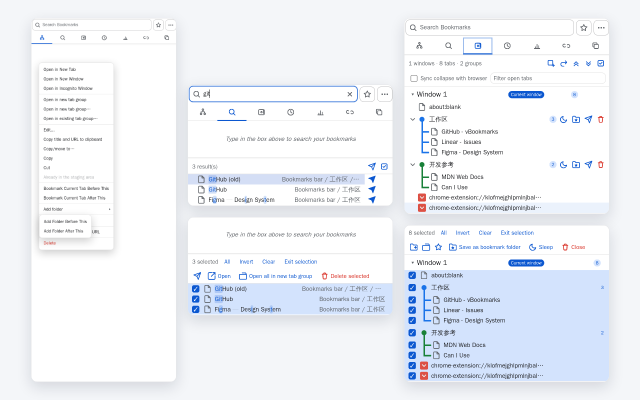
#> input picture assets/store/vBookmarks-promo.png, 1280 x 800 px (shown at 1/2 size)
$ python normalize-store-assets.py
#> lines starting #> are read from the running program, lines starting #| are printed output that depends on the picture
#!/usr/bin/env python3
"""normalize-store-assets.py — 把 assets/store/ 的上传图片规范化到 CWS 规格。

对清单里的每张图:
  1. 校验精确尺寸(截图一律 1280×800;小型宣传图块 440×280;marquee 1400×560);
  2. RGBA → RGB 扁平化(CWS 要求 24 位 PNG 无 alpha):以图的左上角色
     (各合成页自身的底色,全画幅铺满)为底做 alpha 合成,可见像素不变;
  3. 覆写为 optimize 的 RGB PNG。

任一张尺寸不符即报错退出(exit 1)—— 尺寸问题必须回 shots-store.js 修版式,
而不是在这里拉伸变形。

依赖 Pillow(发版维护者本机工具;pip install Pillow)。纯校验门禁另见
scripts/webstore/publish.js listing-draft(pngInfo,无需 Pillow)。
"""

import sys
from pathlib import Path

try:
    from PIL import Image
except ImportError:
    sys.exit("✖ 需要 Pillow:pip install Pillow(或用仓库 .venv 的 python3)")

REPO_ROOT = Path(__file__).resolve().parent.parent.parent
STORE = REPO_ROOT / "assets" / "store"

# 与 scripts/webstore/publish.js 的 UPLOAD_ROSTER 对齐;themes 是候选图
# (商店截图最多五张,不上传它时无需理会),存在即同样规范化。
ROSTER = [
    ("vBookmarks-promo.png", "截图 1 · 入口总览", 1280, 800, True),
    ("vBookmarks-promo2.png", "截图 2 · 暂存工作台", 1280, 800, True),
    ("vBookmarks-promo3.png", "截图 3 · 清理(死链/重复)", 1280, 800, True),
    ("vBookmarks-strip.png", "截图 4 · 四主题", 1280, 800, True),
    ("vBookmarks-options.png", "截图 5 · 设置全景", 1280, 800, True),
    ("vBookmarks-tile-small.png", "小型宣传图块", 440, 280, True),
    ("vBookmarks-marquee.png", "顶部宣传图块", 1400, 560, True),
    ("vBookmarks-themes.png", "候选 · 双主题 split", 1280, 800, False),
]


def normalize(path: Path, width: int, height: int, label: str) -> bool:
    """规范化单张图。返回是否通过(尺寸不符返回 False)。"""
#> called with width = 1280, height = 800, label = '截图 1 · 入口总览'
    im = Image.open(path)
#> im is the input picture: PIL image 1280x800 RGBA; mean R, G, B, A 238.5, 241.7, 247, 255
    im.load()
    if im.size != (width, height):
        print(f"  ✗ {path.name} — {im.size[0]}×{im.size[1]} ≠ {width}×{height}"
              f"({label})— 回 shots-store.js 修版式,不做拉伸")
        return False
    if im.mode in ("RGBA", "LA", "PA") or (im.mode == "P" and "transparency" in im.info):
        rgba = im.convert("RGBA")
        bg = Image.new("RGBA", rgba.size, rgba.getpixel((0, 0))[:3] + (255,))
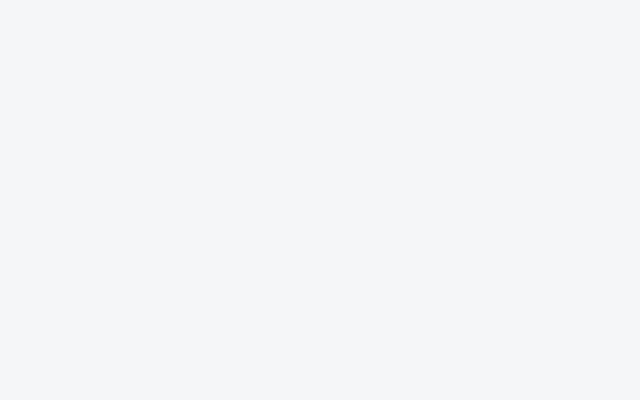
#> bg: PIL image 1280x800 RGBA (shown at 1/2 size); mean R, G, B, A 244, 246, 249, 255
        flat = Image.alpha_composite(bg, rgba).convert("RGB")
        flat.save(path, "PNG", optimize=True)
        print(f"  ✓ {path.name} — {width}×{height},alpha 已扁平化为 RGB({label})")
    else:
        im.convert("RGB").save(path, "PNG", optimize=True)
        print(f"  ✓ {path.name} — {width}×{height} RGB({label})")
    return True


def main() -> int:
    failures = 0
    for name, label, width, height, required in ROSTER:
        path = STORE / name
        if not path.exists():
            if required:
                print(f"  ✗ {name} — 缺失({label},需 {width}×{height});"
                      f"先跑 scripts/screenshots/update-store-assets.sh")
                failures += 1
            continue
        if not normalize(path, width, height, label):
            failures += 1
    if failures:
        print(f"\n✗ {failures} 张不合规")
        return 1
    print("\n全部合规(尺寸精确 + RGB 无 alpha)")
    return 0


if __name__ == "__main__":
    sys.exit(main())
#> (the program exits here)
